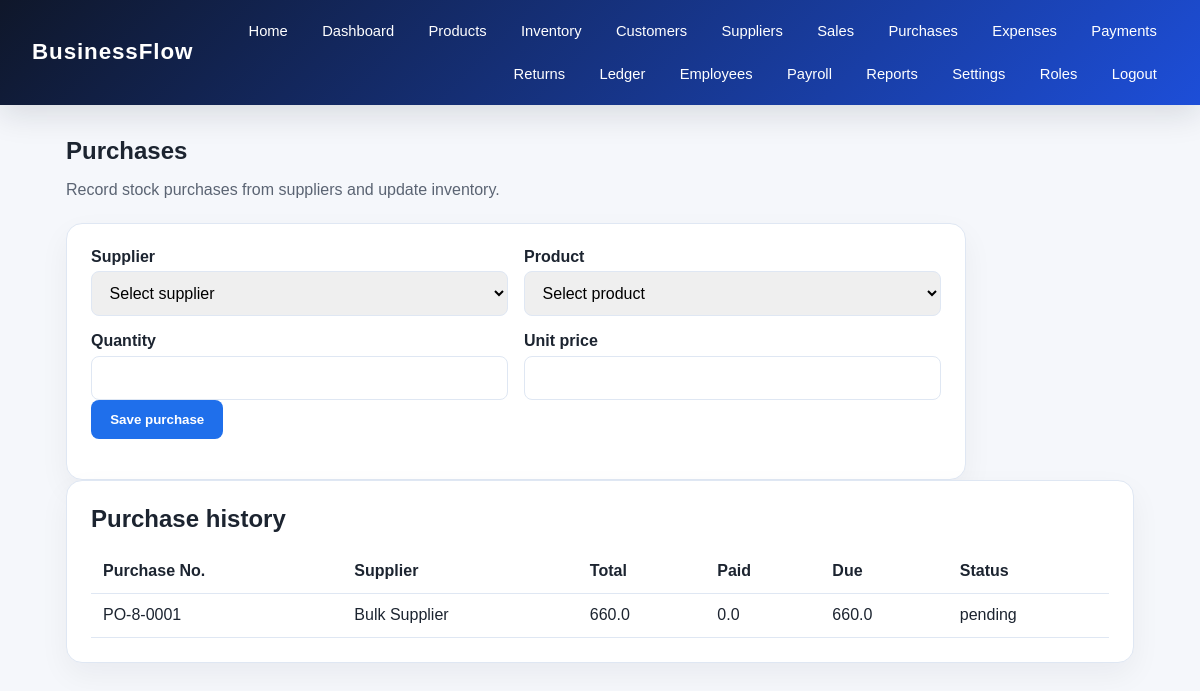
Screenshot of /purchases (signed in) with the database file from the repository.
### app/models/entities.py (models this page shows)
class Purchase(db.Model):
    __tablename__ = "purchases"
    id = db.Column(db.Integer, primary_key=True)
    business_id = db.Column(db.Integer, db.ForeignKey("businesses.id"), nullable=False)
    supplier_id = db.Column(db.Integer, db.ForeignKey("suppliers.id"), nullable=False)
    purchase_no = db.Column(db.String(50), nullable=False)
    subtotal = db.Column(db.Float, default=0.0)
    discount = db.Column(db.Float, default=0.0)
    tax = db.Column(db.Float, default=0.0)
    total = db.Column(db.Float, default=0.0)
    paid = db.Column(db.Float, default=0.0)
    due = db.Column(db.Float, default=0.0)
    status = db.Column(db.String(30), default="draft")
    purchased_at = db.Column(db.DateTime, default=datetime.utcnow)
    created_by = db.Column(db.Integer, db.ForeignKey("users.id"), nullable=True)
    business = db.relationship("Business", back_populates="purchases")
    supplier = db.relationship("Supplier", back_populates="purchases")
    items = db.relationship("PurchaseItem", back_populates="purchase", cascade="all, delete-orphan")

class Supplier(db.Model):
    __tablename__ = "suppliers"
    id = db.Column(db.Integer, primary_key=True)
    business_id = db.Column(db.Integer, db.ForeignKey("businesses.id"), nullable=False)
    name = db.Column(db.String(150), nullable=False)
    phone = db.Column(db.String(50))
    email = db.Column(db.String(120))
    address = db.Column(db.String(255))
    opening_balance = db.Column(db.Float, default=0.0)
    status = db.Column(db.String(20), default="active")
    business = db.relationship("Business", back_populates="suppliers")
    purchases = db.relationship("Purchase", back_populates="supplier")

### app/routes/main.py (the view, shortened to what this page needs)
@main_bp.route("/purchases", methods=["GET", "POST"])
@login_required
def purchases():
    if not user_has_permission("manage_purchases"):
        flash("You do not have access to purchases.", "danger")
        return redirect(url_for("main.dashboard"))
    business = current_user.business
    suppliers = Supplier.query.filter_by(business_id=business.id).all()
    products = Product.query.filter_by(business_id=business.id).all()
    return render_template("purchases.html", purchases=Purchase.query.filter_by(business_id=business.id).all(), suppliers=suppliers, products=products)

### app/__init__.py (called while the page is built)
@login_manager.user_loader
def load_user(user_id):
    from app.models import User
    return User.query.get(int(user_id))

### app/routes/main.py (called while the page is built)
def user_has_permission(permission_code):
    if not current_user.is_authenticated:
        return False
    if current_user.role is None:
        return False
    return any(
        role_permission.permission.code == permission_code
        for role_permission in current_user.role.role_permissions
    )

### app/templates/purchases.html (shortened to what this page needs)
{% extends 'base.html' %}
{% block content %}
<section class="page-shell">
  <div class="page-header">
    <h1>Purchases</h1>
    <p>Record stock purchases from suppliers and update inventory.</p>
  </div>
  <div class="card wide-form">
    <form method="post">
      <div class="form-grid">
        <div>
          <label for="supplier_id">Supplier</label>
          <select id="supplier_id" name="supplier_id" required>
            <option value="">Select supplier</option>
          </select>
        </div>
        <div>
          <label for="product_id">Product</label>
          <select id="product_id" name="product_id" required>
            <option value="">Select product</option>
          </select>
        </div>
        <div>
          <label for="quantity">Quantity</label>
          <input type="number" step="0.01" min="0.01" id="quantity" name="quantity" required>
        </div>
        <div>
          <label for="unit_price">Unit price</label>
          <input type="number" step="0.01" min="0" id="unit_price" name="unit_price" required>
        </div>
      </div>
      <div class="action-row">
        <button class="button primary" type="submit">Save purchase</button>
      </div>
    </form>
  </div>
  <div class="card">
    <h2>Purchase history</h2>
    {% if purchases %}
      <table class="data-table">
        <thead>
          <tr>
            <th>Purchase No.</th>
            <th>Supplier</th>
            <th>Total</th>
            <th>Paid</th>
            <th>Due</th>
            <th>Status</th>
          </tr>
        </thead>
        <tbody>
          {% for purchase in purchases %}
            <tr>
              <td>{{ purchase.purchase_no }}</td>
              <td>{{ purchase.supplier.name }}</td>
              <td>{{ purchase.total }}</td>
              <td>{{ purchase.paid }}</td>
              <td>{{ purchase.due }}</td>
              <td>{{ purchase.status }}</td>
            </tr>
          {% endfor %}
        </tbody>
      </table>
    {% else %}
      <p class="muted">No purchases recorded yet.</p>
    {% endif %}
  </div>
</section>
{% endblock %}

### app/static/css/style.css (style rules this page uses)
:root { --primary: #1f6feb; --primary-dark: #164db4; --secondary: #f3f7ff; --text: #1c2430; --muted: #5b6473; --border: #dfe7f3; --success: #2a9d63; --warning: #d97706; --danger: #c5392e; }
* { box-sizing: border-box; }
body { margin: 0; font-family: Arial, sans-serif; background: #f5f7fb; color: var(--text); }
.button { display: inline-block; border: none; border-radius: 8px; padding: 0.75rem 1.2rem; text-decoration: none; font-weight: 700; cursor: pointer; }
.button.primary { background: var(--primary); color: white; }
.card { background: white; border: 1px solid var(--border); border-radius: 16px; box-shadow: 0 12px 30px rgba(15, 23, 42, 0.05); padding: 1.5rem; }
.card h2 { margin-top: 0; margin-bottom: 1rem; }
.page-shell { max-width: 1100px; margin: 2rem auto; padding: 0 1rem; }
.page-header { margin-bottom: 1.5rem; }
.page-header h1 { margin-bottom: 0.25rem; }
.page-header p { color: var(--muted); }
.wide-form { max-width: 900px; }
.form-grid { display: grid; grid-template-columns: repeat(2, minmax(220px, 1fr)); gap: 1rem; }
.form-grid label { display: block; margin-bottom: 0.35rem; font-weight: 600; }
.form-grid input, .form-grid textarea, .form-grid select { width: 100%; padding: 0.75rem 0.85rem; border: 1px solid var(--border); border-radius: 8px; font-size: 1rem; }
.data-table { width: 100%; border-collapse: collapse; margin-top: 1rem; }
.data-table th, .data-table td { padding: 0.8rem 0.75rem; border-bottom: 1px solid var(--border); text-align: left; }
.action-row { margin-bottom: 1rem; }

### rows the page displays
Purchase: purchase_no "PO-8-0001", supplier.name "Bulk Supplier", total "660.0", paid "0.0", due "660.0", status "pending"
